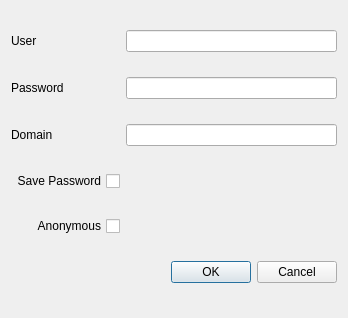
<?xml version="1.0" encoding="UTF-8"?>
<ui version="4.0">
 <class>ConnectServerDialog</class>
 <widget class="QDialog" name="ConnectServerDialog">
  <property name="geometry">
   <rect>
    <x>0</x>
    <y>0</y>
    <width>348</width>
    <height>318</height>
   </rect>
  </property>
  <property name="windowTitle">
   <string>Connect to Sever</string>
  </property>
  <property name="windowIcon">
   <iconset theme="server"/>
  </property>
  <property name="layoutDirection">
   <enum>Qt::LeftToRight</enum>
  </property>
  <property name="sizeGripEnabled">
   <bool>false</bool>
  </property>
  <layout class="QGridLayout" name="gridLayout">
   <item row="0" column="1">
    <widget class="QLineEdit" name="usr_edit"/>
   </item>
   <item row="2" column="0">
    <widget class="QLabel" name="label_3">
     <property name="text">
      <string>Domain</string>
     </property>
    </widget>
   </item>
   <item row="1" column="0">
    <widget class="QLabel" name="label_2">
     <property name="text">
      <string>Password</string>
     </property>
    </widget>
   </item>
   <item row="1" column="1">
    <widget class="QLineEdit" name="passwd_edit"/>
   </item>
   <item row="2" column="1">
    <widget class="QLineEdit" name="domain_edit"/>
   </item>
   <item row="6" column="0">
    <widget class="QCheckBox" name="save_passwd_checkbox">
     <property name="layoutDirection">
      <enum>Qt::RightToLeft</enum>
     </property>
     <property name="text">
      <string>Save Password</string>
     </property>
    </widget>
   </item>
   <item row="0" column="0">
    <widget class="QLabel" name="label">
     <property name="text">
      <string>User</string>
     </property>
    </widget>
   </item>
   <item row="8" column="0" colspan="2">
    <widget class="QDialogButtonBox" name="buttonBox">
     <property name="orientation">
      <enum>Qt::Horizontal</enum>
     </property>
     <property name="standardButtons">
      <set>QDialogButtonBox::Cancel|QDialogButtonBox::Ok</set>
     </property>
    </widget>
   </item>
   <item row="7" column="0">
    <widget class="QCheckBox" name="anonymous_checkbox">
     <property name="layoutDirection">
      <enum>Qt::RightToLeft</enum>
     </property>
     <property name="text">
      <string>Anonymous</string>
     </property>
    </widget>
   </item>
  </layout>
 </widget>
 <resources/>
 <connections>
  <connection>
   <sender>buttonBox</sender>
   <signal>accepted()</signal>
   <receiver>ConnectServerDialog</receiver>
   <slot>accept()</slot>
   <hints>
    <hint type="sourcelabel">
     <x>248</x>
     <y>254</y>
    </hint>
    <hint type="destinationlabel">
     <x>157</x>
     <y>274</y>
    </hint>
   </hints>
  </connection>
  <connection>
   <sender>buttonBox</sender>
   <signal>rejected()</signal>
   <receiver>ConnectServerDialog</receiver>
   <slot>reject()</slot>
   <hints>
    <hint type="sourcelabel">
     <x>316</x>
     <y>260</y>
    </hint>
    <hint type="destinationlabel">
     <x>286</x>
     <y>274</y>
    </hint>
   </hints>
  </connection>
 </connections>
</ui>
